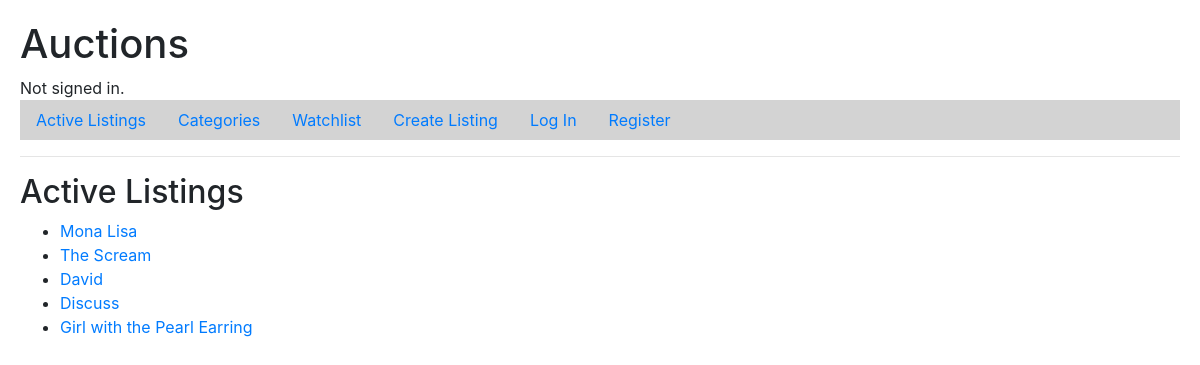
The page / on the database its author committed.
### auctions/models.py (models this page shows, shortened)
class Listing (models.Model):
    Title=models.CharField(max_length=64)
    Artist=models.CharField(max_length=64)
    Description = models.TextField(blank=True)
    StartBidAmount=models.FloatField()
    Image=models.ImageField(upload_to='listing')
    ItemCategory=models.ForeignKey(ItemCategory, on_delete=models.CASCADE)
    ListedOn= models.DateTimeField(auto_now_add=True)
    Status=models.BooleanField(default=True)
    ListedBy= models.ForeignKey(User, on_delete=models.CASCADE)
    def __str__(self):
        return self.Title

### auctions/views.py (the view)
# urls.py: path("", views.index, name="index"),
def index(request):
    return render(request, "auctions/index.html",{
        "listings": Listing.objects.filter(Status=True)   #Listing.objects.exclude(Listing.Status=False).all()
    })

### auctions/templates/auctions/index.html
{% extends "auctions/layout.html" %}
{% block body %}
    <h2>Active Listings</h2>
    <ul>
    {% for l in listings %}
        <li>
            <a href="{% url 'listing' l.id %}">
                {{ l }}
        </li>
    {% endfor %}
    </ul>
{% endblock %}

### auctions/static/auctions/styles.css (style rules this page uses)
body { padding: 20px; }

### rows shown on the page
Listing: Title "Mona Lisa"
Listing: Title "The Scream"
Listing: Title "David"
Listing: Title "Discuss"
Listing: Title "Girl with the Pearl Earring"
